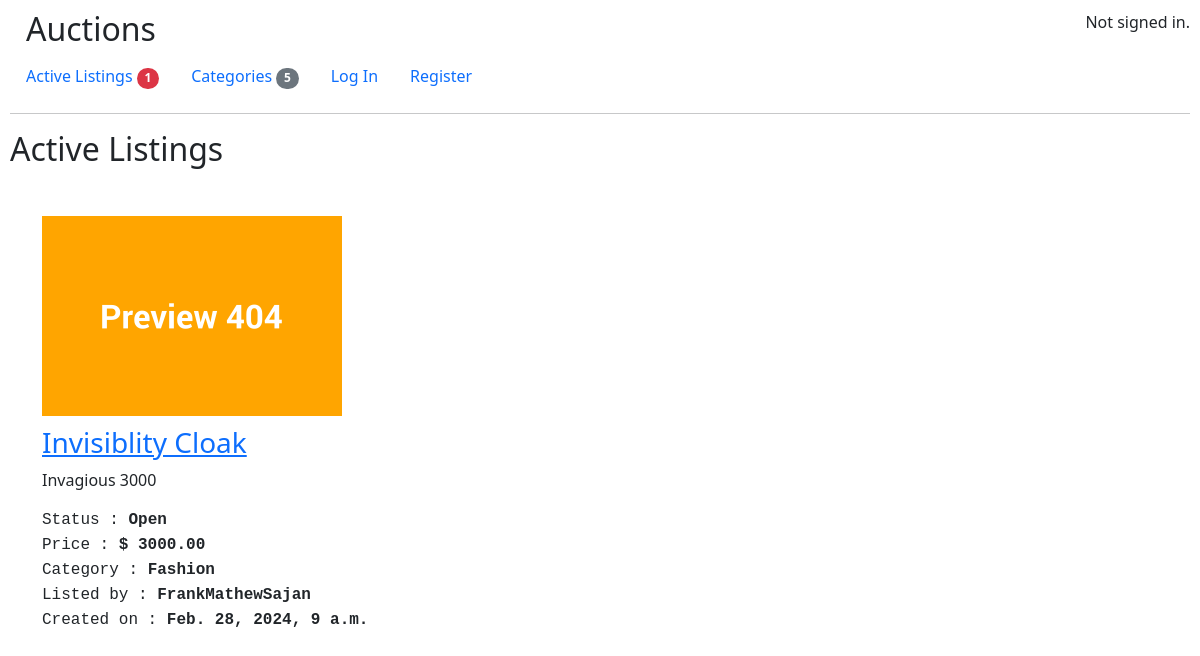
The page / on the database its author committed.
### auctions/models.py (models this page shows, shortened)
class Listing(models.Model):
    title = models.CharField(max_length=64)
    description = models.CharField(max_length=64,)
    user = models.ForeignKey(User, on_delete=models.CASCADE, related_name='listings')
    price = models.DecimalField(max_digits=10, decimal_places=2)
    category = models.ForeignKey(Category, on_delete=models.CASCADE, related_name='listings')
    url = models.CharField(max_length=64, null=True, blank=True)
    status = models.BooleanField(null=True, default=True)
    created_at = models.DateTimeField(auto_now_add=True, null=True)
    updated_at = models.DateTimeField(auto_now=True, null=True)

class Category(models.Model):
    name = models.CharField(max_length=64, default = 'Other')
    def __str__(self):
        return self.name

class User(AbstractUser):
    pass

### auctions/views/views.py (the view)
# urls.py: path("", views.index, name="index"),
def index(request):
    listings = Listing.objects.order_by('-status')
    return render(request, "auctions/index.html", {"listings": listings})

### auctions/context_processors.py (called while the page is built)
def active_listings(request):
    return {'active_listings': Listing.objects.filter(status=True)}

def all_categories(request):
    return {'all_categories': Category.objects.all()}

### auctions/templates/auctions/index.html (shortened to what this page needs)
{% extends "auctions/layout.html" %}
{% load static %}
{% block body %}
<h2>Active Listings</h2>
<div class="container mt-5">
    <div class="row">
        {% for listing in listings %}
        <div class="col-md-4 listing-item">
            {% if listing.url != None %}
            <img src="{{ listing.url }}" alt="{{ listing.title }}" class="listing-image">
            {% else %}
            <img src="{% static 'auctions/preview.png' %}" alt="Placeholder Image" height="200" width="300"
                class="listing-image">
            {% endif %}
            <a href="{% url 'listings' listing.id %}">
                <h3>{{ listing.title }}</h3>
            </a>
            <p>{{ listing.description }}</p>
            <div class="listing-details">
                <p>Status : <span class="">{% if listing.status %}Open {% else %}<span style='color: red;'>Closed</span>{% endif %}</span></p>
                <p>Price : <span class="">$ {{listing.price}}</span></p>
                <p>Category : <span class="">{{listing.category}}</span></p>
                <p>Listed by : <span class="">{{listing.user}}</span></p>
                <p>Created on : <span class="">{{listing.created_at}}</span></p>
            </div>
        </div>
        {% endfor %}
    </div>
</div>
{% endblock %}

### auctions/templates/auctions/layout.html (shortened to what this page needs)
{% load static %}
<!DOCTYPE html>
<html lang="en">
    <head>
        <link href="https://cdn.jsdelivr.net/npm/bootstrap@5.3.3/dist/css/bootstrap.min.css" rel="stylesheet">        <link href="{% static 'auctions/styles.css' %}" rel="stylesheet">
        <link rel="stylesheet" href="{% static 'auctions\styles.css'%}">
    </head>
    <body>
        <div style="float: inline-end;">
            {% if user.is_authenticated %}
                <strong style="font-size: 20px">{{ user.username }}</strong></i>
            {% else %}
                Not signed in.
            {% endif %}
        </div>
        <h2 class="ms-3">Auctions</h2>
        <ul class="nav">
            <li class="nav-item">
                <a class="nav-link" href="{% url 'index' %}">Active Listings <span class="badge text-bg-danger rounded-pill">{{ active_listings.count }}</span></a>
            </li>
            <li class="nav-item">
                <a class="nav-link" href="{% url 'categories' %}">Categories <span class="badge text-bg-secondary rounded-pill">{{ all_categories.count }}</span></a>
            </li>
            {% if user.is_authenticated %}
                <li class="nav-item">
                    <a class="nav-link" href="{% url 'new' %}">New Listing</a>
                </li>
                <li class="nav-item">
                    <a class="nav-link" href="{% url 'watchlist' %}">Watch List <span class="badge text-bg-danger rounded-pill">{{ user.watchlist.count }}</span></a>
                </li>
                <li class="nav-item">
                    <a class="nav-link" href="{% url 'logout' %}">Log Out</a>
                </li>
            {% else %}
                <li class="nav-item">
                    <a class="nav-link" href="{% url 'login' %}">Log In</a>
                </li>
                <li class="nav-item">
                    <a class="nav-link" href="{% url 'register' %}">Register</a>
                </li>
            {% endif %}
        </ul>
        <hr>
        {% block body %}
        {% endblock %}
    </body>
</html>

### auctions/static/auctions/styles.css (style rules this page uses)
body { padding: 10px; }
.listing-details { line-height: 1.5; }
.listing-details p { margin-bottom: 1px; font-family: 'Courier New', Courier, monospace; }
.listing-details span { font-weight: bold; }

### auctions/templates/auctions/index.html (style rules this page uses)
.listing-image { max-width: 100%; height: auto; margin-bottom: 10px; position: relative; visibility: visible !important; }

### rows shown on the page
Listing: title "Invisiblity Cloak", description "Invagious 3000", status "Open", price "3000.00", category "Fashion", user "FrankMathewSajan", created_at "Feb. 28, 2024, 9 a.m."

### other values the page prints
{{ active_listings.count }} "1"
{{ all_categories.count }} "5"
